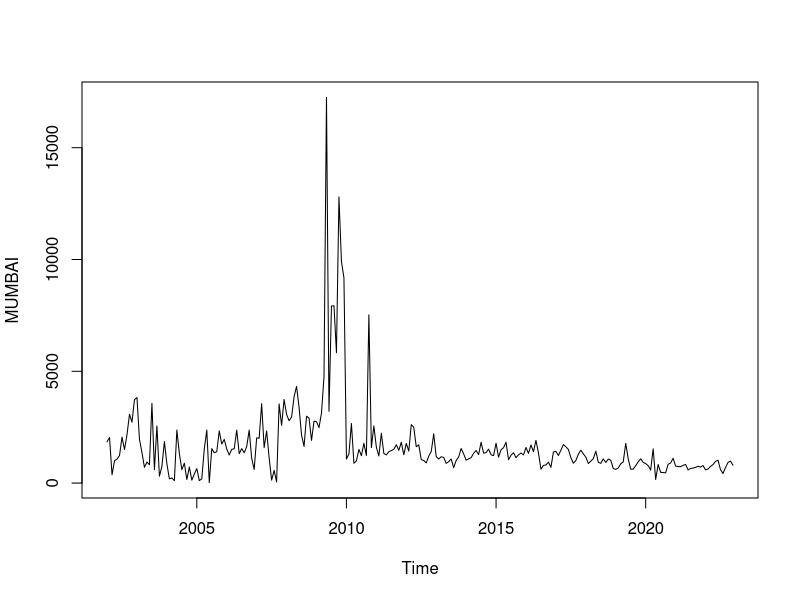
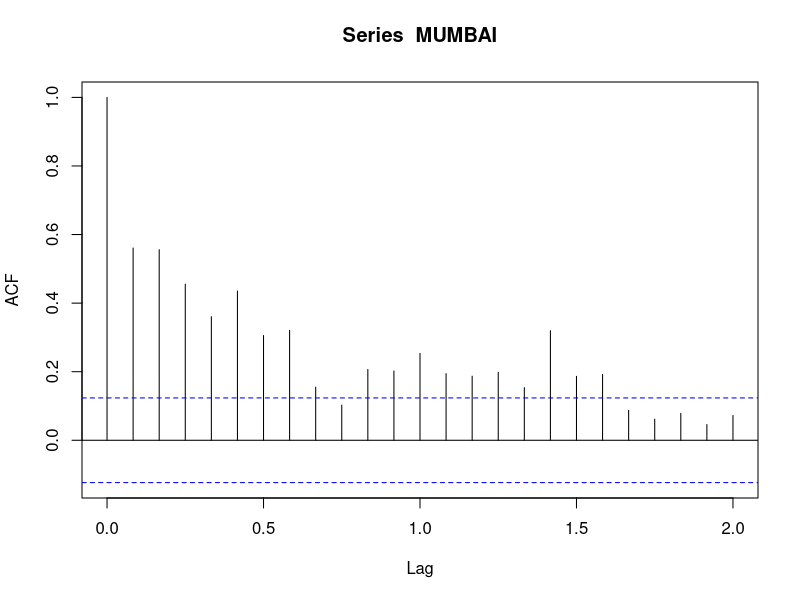
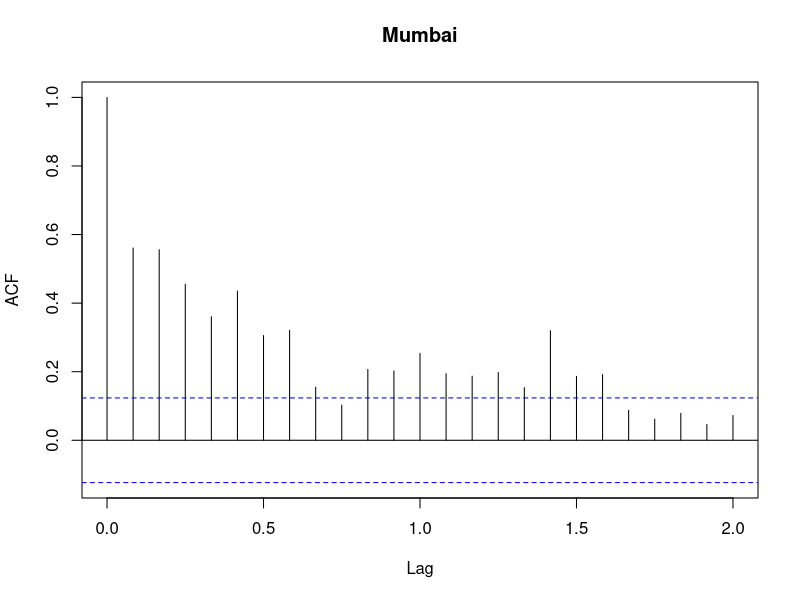
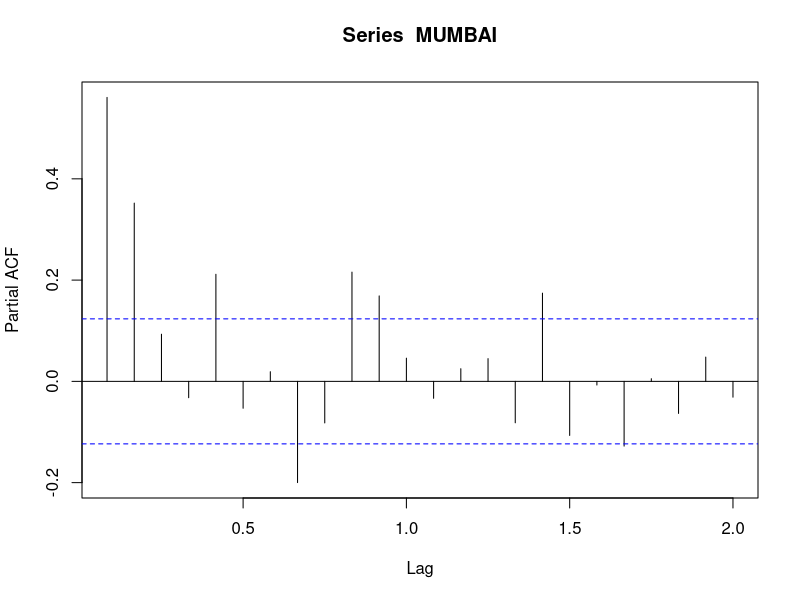
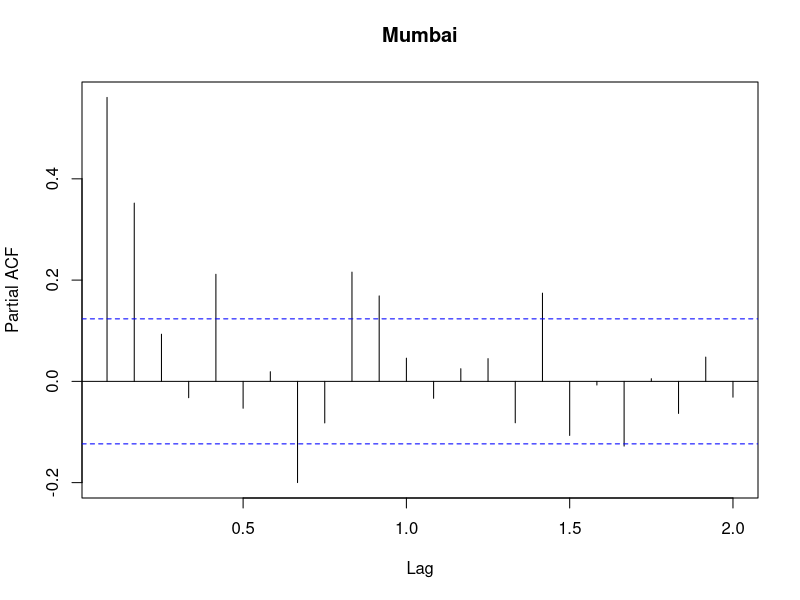

R code for these plots, in order: (Note: this script raises an error after producing the figures.)
data = read.csv("5_TS_LEMON.csv")

#CHANGING TO TIME SERIES

MUMBAI <- ts(data$MUMBAI, start = c(2002, 1), end = c(2022, 12), frequency = 12)
MUMBAI

#PLOTTING DATA

plot(MUMBAI)


#ADF TEST TO CHECK P-VALUE

library(tseries)
adf.test(MUMBAI)

# Compute autocorrelation function
acf_result <- acf(MUMBAI)

# Plot autocorrelation function with title
plot(acf_result, main = "Mumbai")
# Compute autocorrelation function
pacf_result <- pacf(MUMBAI)

# Plot autocorrelation function with title
plot(pacf_result, main = "Mumbai")
# AUTO ARIMA

auto_arima =auto.arima(MUMBAI)

#FORECASTING FOR AUTO.ARIMA
library(forecast)
forecast = forecast(auto_arima,h=24)
forecast
autoplot(forecast,main = "Mumbai",xlab="Year", ylab = "Production in Tons")

#2022 VALUES(ACTUAL)

data_ts[240:252]

# AUTO.ARIMA IS THE BEST MODEL
#checking accuracy for every model

# For auto ARIMA
mae_auto = mean(abs(forecast$residuals))
mse_auto = mean(forecast$residuals^2)
rmse_auto = sqrt(mse_auto)
actual_values = data_ts[229:252]
mape_auto = mean(abs(forecast$residuals / actual_values)) * 100
mae_auto
mse_auto
rmse_auto
mape_auto



#install.packages("e1071")
library(e1071)
library(stats)
# Compute skewness
skewness <- skewness(data_ts)

# Compute kurtosis
kurtosis <- kurtosis(data_ts)

# Compute standard deviation
std_dev <- sd(data_ts)
skewness
kurtosis
std_dev
summary(data_ts)
df<- data.frame(forecast)
write.csv(df, "MUMBAI.csv")